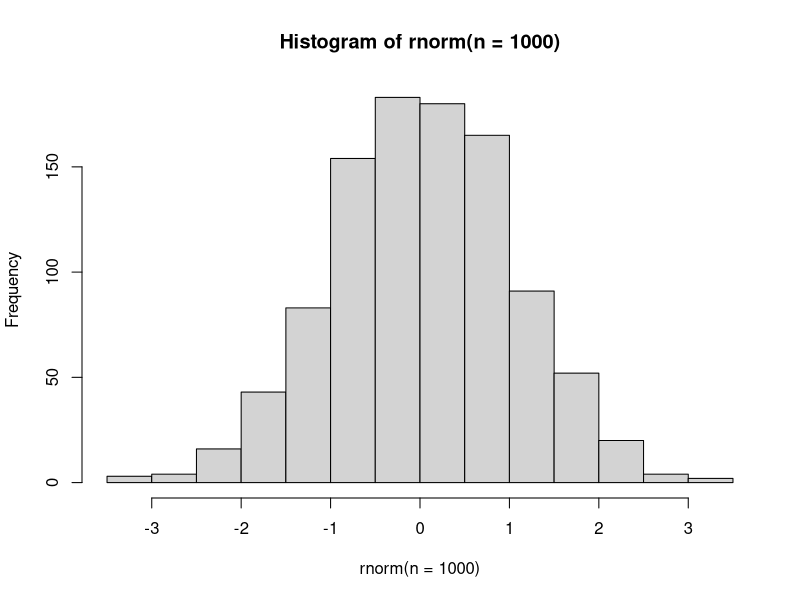
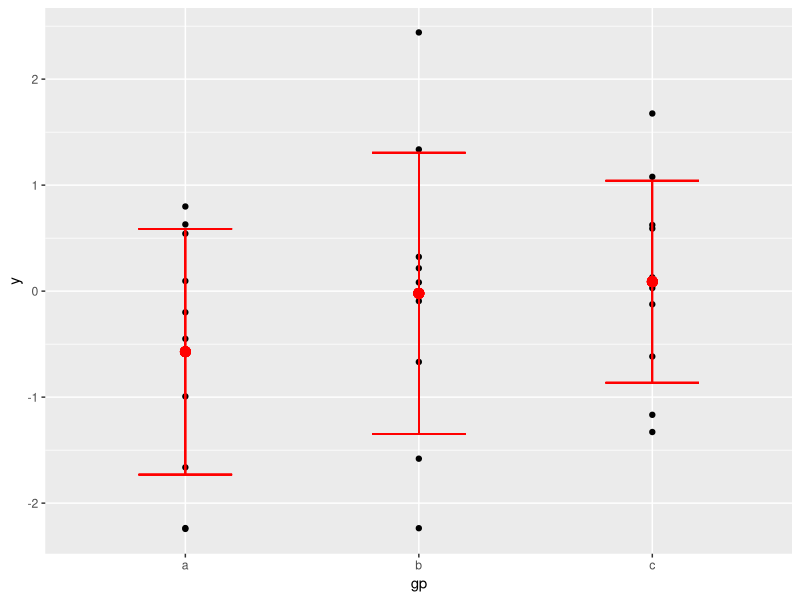

These figures' R source, in order:
# Teste
hist(rnorm(n = 1000))
library("ggplot2")

df <- data.frame(
  gp = factor(rep(letters[1:3], each = 10)),
  y = rnorm(30)
)
ds <- do.call(rbind, lapply(split(df, df$gp), function(d) {
  data.frame(mean = mean(d$y), sd = sd(d$y), gp = d$gp)
}))

ggplot() +
  geom_point(data = df, aes(gp, y)) +
  geom_point(data = ds, aes(gp, mean), colour = 'red', size = 3) +
  geom_errorbar(
    data = ds,
    aes(gp, mean, ymin = mean - sd, ymax = mean + sd),
    colour = 'red',
    width = 0.4
  )

vet <- c(1, 2, 5, 6, 3)

for (i in vet) {
  print(i)
}
